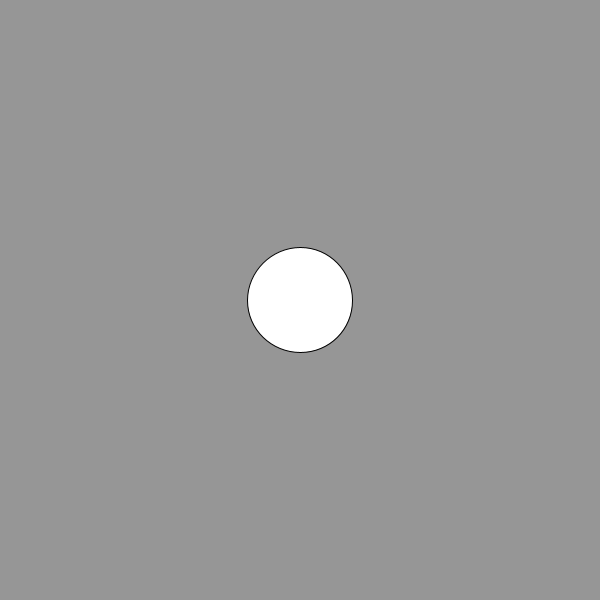
Frame 1 (no input)
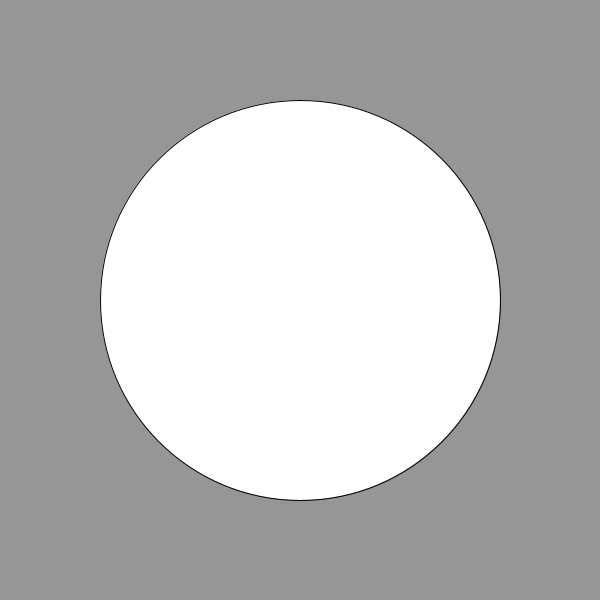
Frame 60 (the mouse pressed at the canvas centre just before this capture)
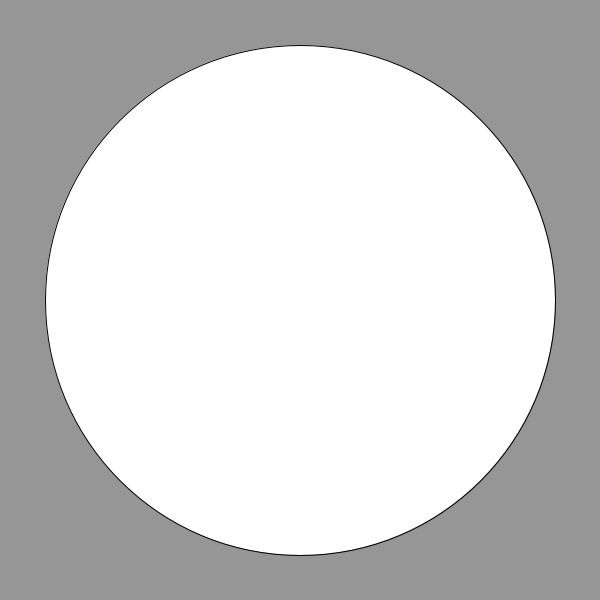
Frame 120 (the mouse held since frame 60 and released just before this capture)

The Processing sketch that drew these frames (run headless with seeded random() and noise(); from frame 60 on, the mouse is pressed at the canvas centre):

// Processing sketch: Question_2
// ── Question_2.pde
float d = 100;
//float b = 600; 
float incr = 5;

boolean shrink; 

void setup() {
  size(600, 600);
}

void draw() {
  background(150);

  if(d > width){
    shrink = true;
  }
  
  if(shrink == true){
  d -= incr;
}

  if(d < 0){
    shrink = false;
  }
  
  if(shrink == false){
    d += incr;
  }
  
  println(shrink);
  
  
  

  //} else{
  // d -= incr;
  //}
  
  //if(shrink = false){
    
  //  d += incr;
  //}
  
  ellipse(width/2, height/2, d, d);
  
}
